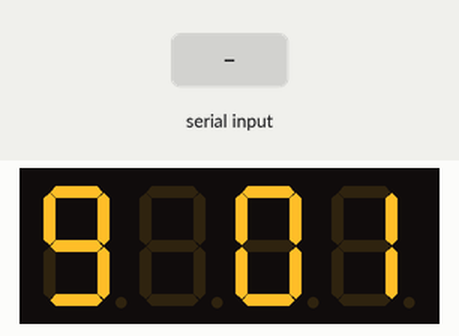
Recording of a sketch running on a simulated Arduino Uno, built with avr-gcc and run on an emulated ATmega328P. Shown: 4-digit seven-segment display. Wiring (inferred from the names in the program): 4-digit 7-segment display, segments lit when LOW: segments pin 2, pin 4, pin 7, pin 8, pin 10, pin 11, pin 12, pin 13; digit selects pin 3, pin 5, pin 6, pin 9. The inputs (shaded band) are chosen by the test bench. The segment pins are drawn as the display they are named for; what the sketch prints to the serial monitor is not drawn.

Above: at 1.2 s.
1.3 s: "D90\n" received over Serial
At 1.94 s:
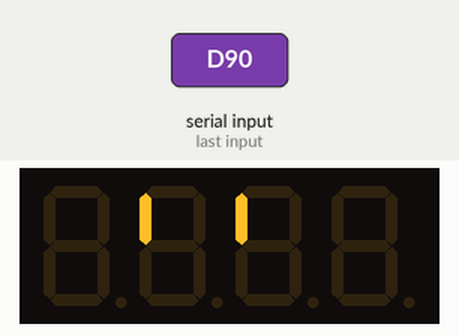
3.6 s: "T90\n" received over Serial
At 3.8 s:
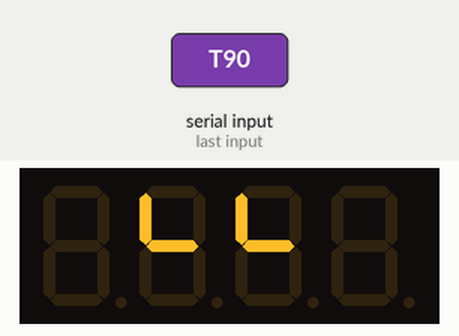
6.0 s: "B90\n" received over Serial
At 6.87 s:
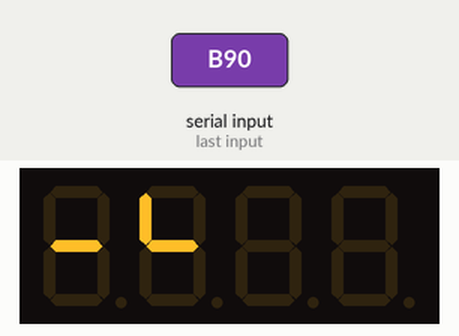
9.0 s: "T,45\n" received over Serial
At 9.44 s:
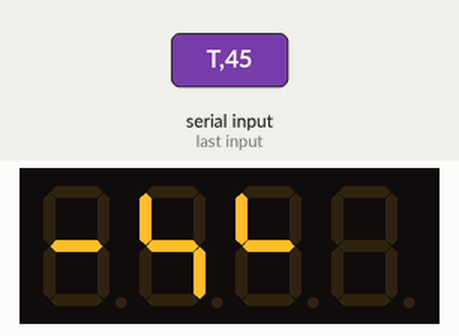
10.9 s: "30,150\n" received over Serial
At 14.78 s:
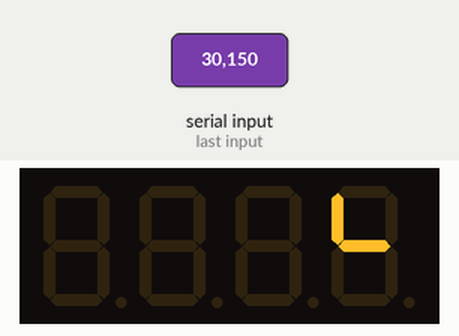

The sketch:

project.ino
```cpp
#define MAXDIGITS 3

int dark = 10;
int medium = 100;
int high = 255;


int numberRight;
byte digits[4] = {3,5,6,9};
byte pins[8] = {2,4,7,8,10,11,12,13};
const byte numChars = 32;
char receivedChars[numChars];
boolean newData = false;
boolean programStarted = false;
int speedt = 4500;
int brightness =255;
int brightns[4] = {255,255,255,255};
int nums[6] = {0,1,2,3,4,5};

byte string[6];

void writeNumber(int whichNumber);
void setupBars();
void setupDigits();
void stopDigit(int num);
void deleteNumber();
void activateDigitWithNumber();
void readSpeed();

void showNewData();
boolean recvWithEndMarker();
int parseData();

const int numTable[16] = {
    B11111100, //0
    B01100000, //1
    B11011010, //2
    B11110010, //3
    B01100110, //4
    B10110110, //5
    B10111110,  //6
    B11100000, //7
    B11111110, //8
    B11110110, //9
    B11101110, //A
    B11111110, //B
    B10011100, //C
    B11111100, //D
    B10011110,  //E
    B10001110 //F
};

////////////////////////////////////////SETUP/////////////////////////////////
void setup() {
  Serial.begin(9600);
  Serial.println("<Arduino is ready>");
  setupDigits();
  setupBars();

}

////////////////////////////////////////MAIN LOOP/////////////////////////////////

void loop() {


  numberWriter(nums);

}

void writeOnDigit(int number, int digit){
  analogWrite(digits[digit], 250);
    writeNumber(number);
}

////////////////////////////////////////FUNCTIONS/////////////////////////////////

void numberWriter(int nums[6]){

  for(int i =10; i>=0; i--){

   for(int j =0 ; j<=10; j++){
    int z = 5;

   for(int d = 0; d<= 5; d++){
    startDigit(i-d);

  if(d == 0){
    stopDigit(i-1);
  } else{
    stopDigit(i);
  }

  if(d==0 || d==1){
    stopDigit(i-2);
  } else{
    stopDigit(i-1);
  }

  if(d==2 || d == 1 || d==0){
    stopDigit(i-3);
  } else{
    stopDigit(i-2);
  }

  if(d != 5 && d != 4){
    stopDigit(i-4);
  } else {
    stopDigit(i-3);
  }

  if(d != 5){
    stopDigit(i-5);
  } else {
    stopDigit(i-4);
  }
  writeNumber(nums[z]);
  delayMicroseconds(speedt);
  z--;
}
  recvWithEndMarker();
    }
  }
}


boolean startProgram(){
  programStarted = true;
  Serial.println("Program started");
}

void writeNumber(int whichNumber){
  for(byte i = 7; i >= 1;i--){
    if(bitRead(numTable[whichNumber], i)){
      digitalWrite(pins[7 -i], LOW);
    }
  }
}

void deleteNumber(){
  for(int i =0; i<= 7; i++){
    digitalWrite(pins[i], HIGH);
  }
}

void setupDigits(){
  for(int i=0; i<=3;i++){
    pinMode(digits[i],OUTPUT);
    digitalWrite(digits[i], LOW);
  }
}

void setupBars(){
  for(int i = 0; i<=8; i++){
    pinMode(pins[i], OUTPUT);
    digitalWrite(pins[i], HIGH);
  }
}

void startDigit(int num){
  if(num <=3 && num >=0){
     analogWrite(digits[num], brightns[num]);
  }
}

void stopDigit(int num){
  deleteNumber();
  if(num <=3 && num >=0 ){
    //digitalWrite(digits[num], LOW);
    analogWrite(digits[num], 0);
  }
}

boolean recvWithEndMarker() {
 static byte ndx = 0;
 char endMarker = '\n';
 char rc;

 while (Serial.available() > 0 && newData == false) {
  rc = Serial.read();

  if (rc != endMarker) {
    receivedChars[ndx] = rc;
    ndx++;
    if (ndx >= numChars) {
      ndx = numChars - 1;
    }
   }
   else {
    receivedChars[ndx] = '\0'; // terminate the string
    ndx = 0;
    newData = true;
    if(receivedChars[0] == 'D'){
      readSpeed();
    } else if( receivedChars[0] == 'B'){
      readBrghtns();
    } else if (receivedChars[0] == 'T'){
      setDigits();
    }
    return true;
   }
 }
 return false;
}

void setDigits(){
  for(int i =0; i<= 5; i++){
    char b = receivedChars[i+1];
    Serial.println(b);
    if(b>=48 && b<=57){
      nums[i] = b-48;
      Serial.println(nums[i]);
    } else if(b>=65 && b <=70){
      nums[i] = b-55;
      Serial.println(nums[i]);
    }
  }
  if(newData){
    newData = false;
  }
}

void showNewData() {
 if (newData) {
 Serial.print("This just in ... ");
 Serial.println(receivedChars);
 newData = false;
 }
}

int parseData(){
   int numberRead = atoi(receivedChars);
   Serial.print("I read number: ");
   Serial.println(numberRead);
   numberRight = numberRead;
   return numberRead;
}

void readBrghtns(){
  for(int i =0; i<=3; i++){
    char b = receivedChars[i+1];
    switch(b){
      case '0':
        brightns[i] = dark;
      break;
      case '1':
        brightns[i] = medium;
        break;
      case '2':
        brightns[i] = high;
       break;
    }
  }
  if(newData){
    newData = false;
  }
}

void readSpeed(){

  int numberRead = atoi(receivedChars+1);
  Serial.print("SPEED: ");
  Serial.println(numberRead);
  speedt = numberRead;
  if(newData){
    newData = false;
  }
}
```

Measured:
- after the input at 3.6 s, the display: first differs from a run without the input after 0.20 s (image 2)
- after the input at 9.0 s, the display: first differs from a run without the input after 0.44 s (image 4)
